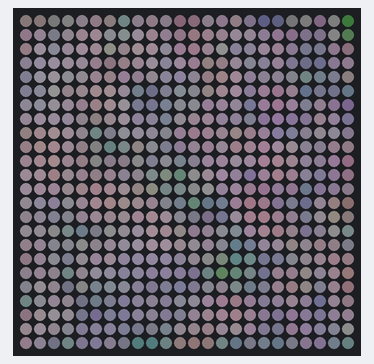
This sketch was run on a simulated ESP32-S3. Parts: 24×24 RGB LED matrix (first LED top left, wired row by row). Dim RGB values are drawn brighter than linear; random numbers use the default seed unless the sketch sets one.

Above: at 3.12 s.
At 7.71 s:
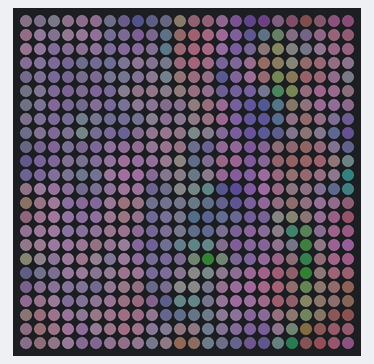
At 12.31 s:
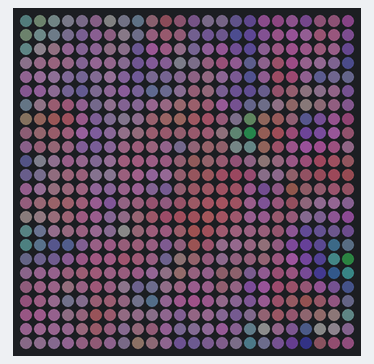
At 21.37 s:
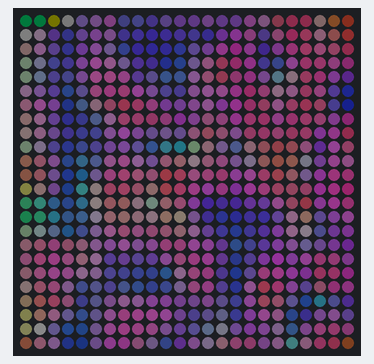
At 30.56 s:
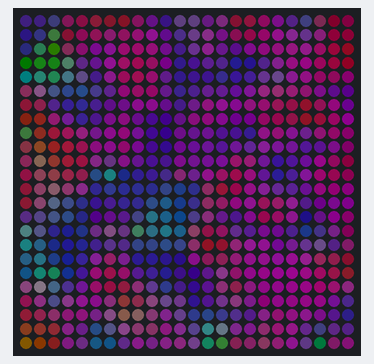
At 39.75 s:
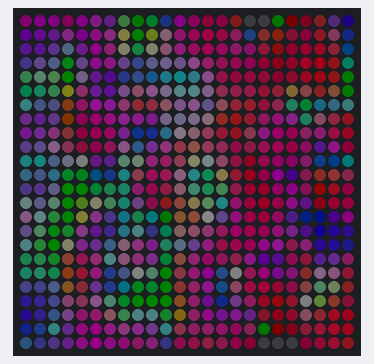

The sketch:

matrix24x24WaveChoas.ino
```cpp
#include <fastled.h>
#define LED_PIN 42    //this is for the esp32-s3
#define BRIGHTNESS 75 //it's blindingly bright at 255 or looks silly if you don't have enough power injected
#define LED_TYPE WS2812B
#define COLOR_ORDER GRB
#define WIDTH (COLS)
#define HEIGHT (ROWS)
#define NUM_LEDS (N_LEDS)
#define NUM_PARTICLES 50
const uint8_t kMatrixWidth = 24;
const uint8_t kMatrixHeight = 24;
#define WIDTH kMatrixWidth
#define HEIGHT kMatrixHeight
#define ROWS kMatrixWidth
#define COLS kMatrixHeight
#define LED_ROWS kMatrixWidth
#define LED_COLS kMatrixHeight
CRGB leds[kMatrixWidth * kMatrixHeight];
const bool kMatrixSerpentineLayout = true;
#define NUM_LEDS (kMatrixWidth * kMatrixHeight)
uint8_t hue ;                                 // постепенный сдвиг оттенка или какой-нибудь другой цикличный счётчик
uint8_t deltaHue, deltaHue2;                       // ещё пара таких же, когда нужно много
uint8_t step;                                      // какой-нибудь счётчик кадров или последовательностей операций
uint8_t pcnt;                                      // какой-то счётчик какого-то прогресса
uint8_t deltaValue;                                // просто повторно используемая переменная
float speedfactor;                                 // регулятор скорости в эффектах реального времени
float emitterX, emitterY;                          // какие-то динамичные координаты
CRGB ledsbuff[NUM_LEDS];                           // копия массива leds[] целиком
#define NUM_LAYERSMAX 2
uint16_t XY( uint8_t x, uint8_t y)
{
  uint16_t i;
  if( kMatrixSerpentineLayout == false) {
    i = (y * kMatrixWidth) + x;
  }
  if( kMatrixSerpentineLayout == true) {
    if( y & 0x01) {
      // Odd rows run backwards
      uint8_t reverseX = (kMatrixWidth - 1) - x;
      i = (y * kMatrixWidth) + reverseX;
    } else {
      // Even rows run forwards
      i = (y * kMatrixWidth) + x;
    }
  }
  return i;
}

uint8_t i = 0;
uint8_t j = COLS;
uint8_t offset = 1;
uint8_t m = 5;
void draw() {
  for (i = 0; i < ROWS; i+=1){
    for (j = COLS; j > 0;j -= 1){
      leds[XY(i,j)] = CHSV(offset,m,offset);
      EVERY_N_MILLISECONDS(m) { m += random(1,5); }
      if (m >= 254) m=1;
      offset = offset + (beatsin16(offset,m,offset+m));
    }
  }
 blur2d(leds, LED_COLS, LED_ROWS, 145);
}

void setup()
{
  delay(3000);
  LEDS.addLeds<LED_TYPE, LED_PIN, COLOR_ORDER>(leds, NUM_LEDS);
  LEDS.setBrightness(BRIGHTNESS);
}

void loop()
{
draw();
LEDS.show();
}
```
